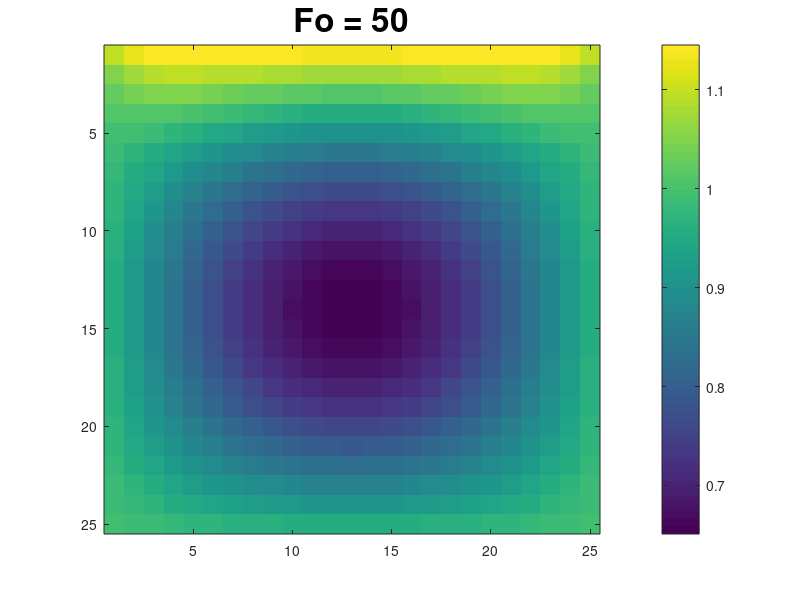

Source code (MATLAB):
% Transport Project
% 23 March 2015
% Max Payson, Lori Kaufman, Sam Faucher, Molly Wolf

function [] = main_constq()
% Define width, length, number of time steps, and
% Fourier number Fo (dimensionless time) per step
l = 25;
w = 25;
steps = 200;
Fo = 0.25;

% Define the heat flow boundary conditions (q=0 represents no heat flow)
% q(1) = top, q(2) = right, q(3) = bottom, q(4) = left
q = [1,0,0,0];

n=w*l; % Total number of matrix points
T = zeros(steps,n);  % Initialize temperature matrix
% T(1,:) = 0.5  % Specify initial conditions for temperature matrix

% Initialize loc matrix specifying category of point
loc = set_location(w,n);

% Initialize MAT, the coefficient matrix, and C, the constant matrix
MAT = zeros(n,n);
C = zeros(n,1);

for j = 1:steps  % Step through time
    for i = 1:n  % Step through the temperature matrix
        if loc(i)==0  % Interior node
            MAT(i,:) = interior_step(w, n, i, Fo); % Add row to MAT
            C(i,1) = T(j,i);
        elseif mod(loc(i), 2) == 0 % Edge node (even number in loc)
            MAT(i,:) = edge_step(w, n, i, Fo, loc(i));
            if q(loc(i)/2) == 0 % No heat flow through this edge
                C(i,1) = T(j,i) + Fo;
            else % There is heat flow through this edge
                C(i,1) = T(j,i) + .05 + Fo; % Increase .05 per time step
            end
        else % Corner node
            MAT(i,:) = corner_step(w, n, i, Fo, loc(i));
            C(i,1) = corner_stepConst(loc(i), Fo, q, T(j,i));
        end
    end
    
    temp = MAT\C;  % Calculate temperature at next time step
    T(j+1,:) = temp(:);  % Store calculated temperature in T matrix
end

% Reformat 2D T matrix to 3D temperature matrix displayT

%assumes initial T distribution is all equal to 0
displayT = zeros(l,w,steps+1);
for k = 1:steps+1 % Step through time
    for r=1:l % Step through rows
        displayT(r,:,k) = T(k,r*w-w+1:r*w);
    end
end

% Plot displayT over time
for m = 1:steps+1
    imagesc(displayT(:,:,m));
    colorbar;
    tau = (m-1)*Fo;
    tau = num2str(tau);
    text = ['Fo = ' tau];
    title(text,'fontsize',24);
    pause(.1);
end
end

% Function: set_location()
% This function creates a matrix loc that indicates a category for each point
% in the matrix that indicates which edges that point borders.
% Inputs: width (w), length (l), and number of points (n) in matrix
% Outputs: location matrix (loc) defining a type for each matrix point:
%   loc=0 interior; loc=1 top-left; loc=2 top; loc=3 top-right; loc=4 right
%   loc=5 bottom-right; loc=6 bottom; loc=7 bottom-left; loc=8 left.

function[loc] = set_location(w, n)
loc = zeros(n);
loc(1) = 1; % Top-left point
loc(n) = 5; % Bottom-right point
loc(w) = 3; % Top-right point
loc(n-w+1) = 7; % Bottom-left point
loc(2:w-1) = 2; % Top points
loc(n-w+2:n-1) = 6; % Bottom points
loc(w+1:w:n-2*w+1) = 8; % Left points
loc(2*w:w:n-w) = 4; % Right points
end

% Function: interior_step()
% This function creates a row to be added to the temperature coefficient matrix
% corresponding to an interior node.
% Inputs: width (w), # of points (n), location in matrix (i), Fourier number (Fo)
% Outputs: row to be added to temperature coefficient matrix (new_row)

function[new_row] = interior_step(w, n, i, Fo)
new_row = zeros(1,n);
new_row(i) = 1 + 4*Fo;
new_row(i-1) = -Fo;
new_row(i+1) = -Fo;
new_row(i-w) = -Fo;
new_row(i+w) = -Fo;
end

% Function: edge_step()
% This function creates a row to be added to the temperature coefficient matrix
% corresponding to an edge node.
% Inputs: width (w), # of points (n), location in matrix (i), Fourier number (Fo),
% location matrix value representing the edges bordered (pos)
% Outputs: row to be added to temperature coefficient matrix (new_row)

function[new_row] = edge_step(w, n, i, Fo, pos)
new_row = zeros(1,n); % Initialize new row
new_row(i) = 1 + 4*Fo; % Coefficient for given node i

if pos == 2 % If top edge, don't include non-existent top node
    new_row(i-1) = -Fo;
    new_row(i+1) = -Fo;
    new_row(i+w) = -Fo;
elseif pos == 4 % If right edge, don't include non-existent right node
    new_row(i-1) = -Fo;
    new_row(i-w) = -Fo;
    new_row(i+w) = -Fo;
elseif pos == 6 % If bottom edge, don't include non-existent bottom node
    new_row(i-1) = -Fo;
    new_row(i+1) = -Fo;
    new_row(i-w) = -Fo;
elseif pos == 8 % If left edge, don't include non-existent left node
    new_row(i+1) = -Fo;
    new_row(i-w) = -Fo;
    new_row(i+w) = -Fo;
end
end

% Function: corner_step()
% This function creates a row to be added to the temperature coefficient matrix
% corresponding to a corner node.
% Inputs: width (w), # of points (n), location in matrix (i), Fourier number (Fo),
% location matrix value representing the edges bordered (pos)
% Outputs: row to be added to temperature coefficient matrix (new_row)

function[new_row] = corner_step(w, n, i, Fo, pos)
new_row = zeros(1,n);
new_row(i) = 1 + 4*Fo;

if pos == 1 % Top-left
    new_row(i+1) = -Fo;
    new_row(i+w) = -Fo;
elseif pos == 3 % Top-right
    new_row(i-1) = -Fo;
    new_row(i+w) = -Fo;
elseif pos == 5 % Bottom-right
    new_row(i-1) = -Fo;
    new_row(i-w) = -Fo;
elseif pos == 7 % Bottom-left
    new_row(i+1) = -Fo;
    new_row(i-w) = -Fo;
end
end

% Function: corner_stepConst()
% This function finds the relevant constant for the constant vector C
% corresponding to a corner node. The three possible conditions are:
% 	(1) heat flow from both sides, (2) constant temperature at both sides,
% 	and (3) heat flow from one side and constant temperature at the other.
% Inputs: location matrix value representing the edges bordered (corner),
% Fourier number (Fo), heat flow matrix (q), current temperature matrix (temp)
% Outputs: constant matrix (const)

function[const] = corner_stepConst(corner, Fo, q, temp)
% Determine whether there is heat flow at each edge for the corner
if corner == 1 % Top-left
    q1 = q(1); % Top
    q2 = q(4); % Left
elseif corner == 3 % Top-right
    q1 = q(1); % Top
    q2 = q(2); % Right
elseif corner == 5 % Bottom-right
    q1 = q(2); % Right
    q2 = q(3); % Bottom
elseif corner == 7 % Bottom-left
    q1 = q(3); % Bottom
    q2 = q(4); % Left
end

if q1 == 0 && q2 == 0 % (1) Constant temperature on both sides
    const = temp + 2*Fo;
elseif q1 ~= 0 && q2 ~= 0 % (2) Heat flow on both sides
    const = temp + 2*.05 + 2*Fo;
else % (3) Heat flow on one side and constant temperature on the other
    const = temp + 2*Fo + .05;
end
end